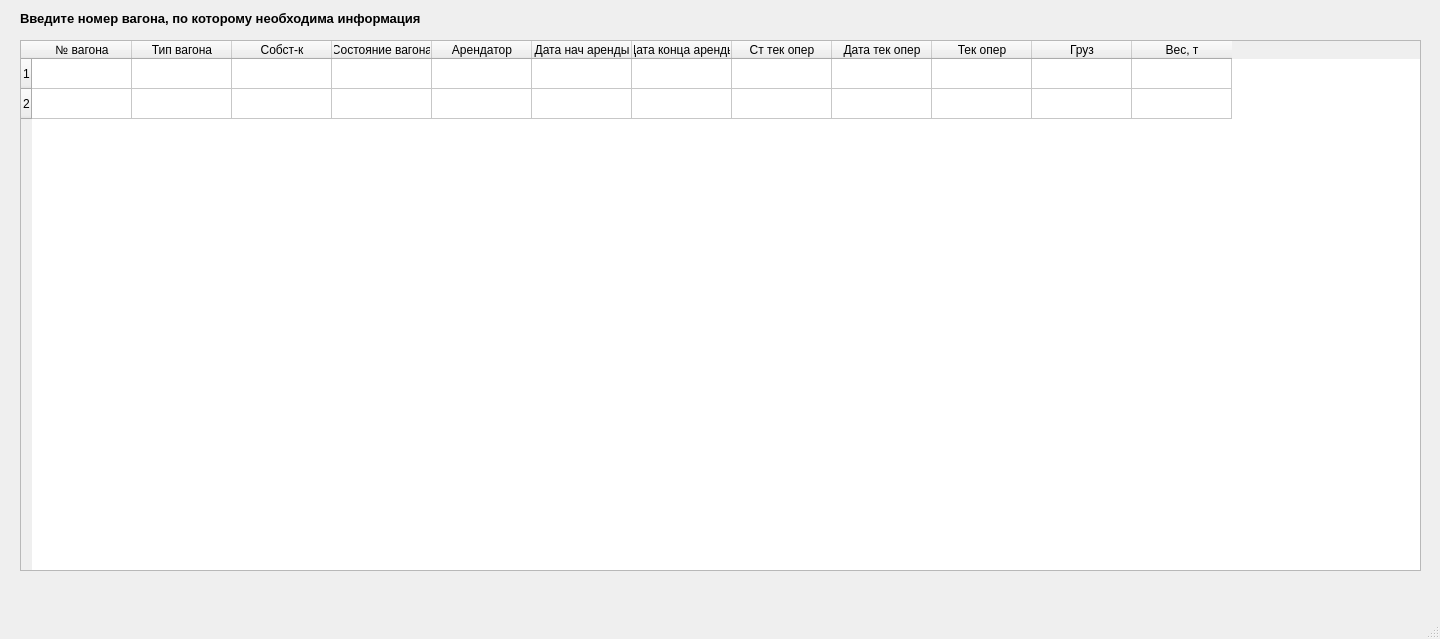
<?xml version="1.0" encoding="UTF-8"?>
<ui version="4.0">
 <class>MainWindow</class>
 <widget class="QMainWindow" name="MainWindow">
  <property name="geometry">
   <rect>
    <x>0</x>
    <y>0</y>
    <width>1440</width>
    <height>639</height>
   </rect>
  </property>
  <property name="baseSize">
   <size>
    <width>0</width>
    <height>0</height>
   </size>
  </property>
  <property name="windowTitle">
   <string>Поиск вагонов</string>
  </property>
  <widget class="QWidget" name="centralwidget">
   <widget class="QTableWidget" name="tableWidget">
    <property name="geometry">
     <rect>
      <x>20</x>
      <y>40</y>
      <width>1401</width>
      <height>531</height>
     </rect>
    </property>
    <property name="rowCount">
     <number>2</number>
    </property>
    <property name="columnCount">
     <number>12</number>
    </property>
    <row/>
    <row/>
    <column>
     <property name="text">
      <string>№ вагона</string>
     </property>
    </column>
    <column>
     <property name="text">
      <string>Тип вагона</string>
     </property>
    </column>
    <column>
     <property name="text">
      <string>Собст-к</string>
     </property>
    </column>
    <column>
     <property name="text">
      <string>Состояние вагона</string>
     </property>
    </column>
    <column>
     <property name="text">
      <string>Арендатор</string>
     </property>
    </column>
    <column>
     <property name="text">
      <string>Дата нач аренды</string>
     </property>
    </column>
    <column>
     <property name="text">
      <string>Дата конца аренды</string>
     </property>
    </column>
    <column>
     <property name="text">
      <string>Ст тек опер</string>
     </property>
    </column>
    <column>
     <property name="text">
      <string>Дата тек опер</string>
     </property>
    </column>
    <column>
     <property name="text">
      <string>Тек опер</string>
     </property>
    </column>
    <column>
     <property name="text">
      <string>Груз</string>
     </property>
    </column>
    <column>
     <property name="text">
      <string>Вес, т</string>
     </property>
    </column>
   </widget>
   <widget class="QLabel" name="label">
    <property name="geometry">
     <rect>
      <x>20</x>
      <y>10</y>
      <width>741</width>
      <height>16</height>
     </rect>
    </property>
    <property name="font">
     <font>
      <pointsize>10</pointsize>
      <weight>75</weight>
      <bold>true</bold>
     </font>
    </property>
    <property name="text">
     <string>Введите номер вагона, по которому необходима информация</string>
    </property>
   </widget>
  </widget>
  <widget class="QMenuBar" name="menubar">
   <property name="geometry">
    <rect>
     <x>0</x>
     <y>0</y>
     <width>1440</width>
     <height>26</height>
    </rect>
   </property>
  </widget>
  <widget class="QStatusBar" name="statusbar"/>
 </widget>
 <resources/>
 <connections/>
</ui>
